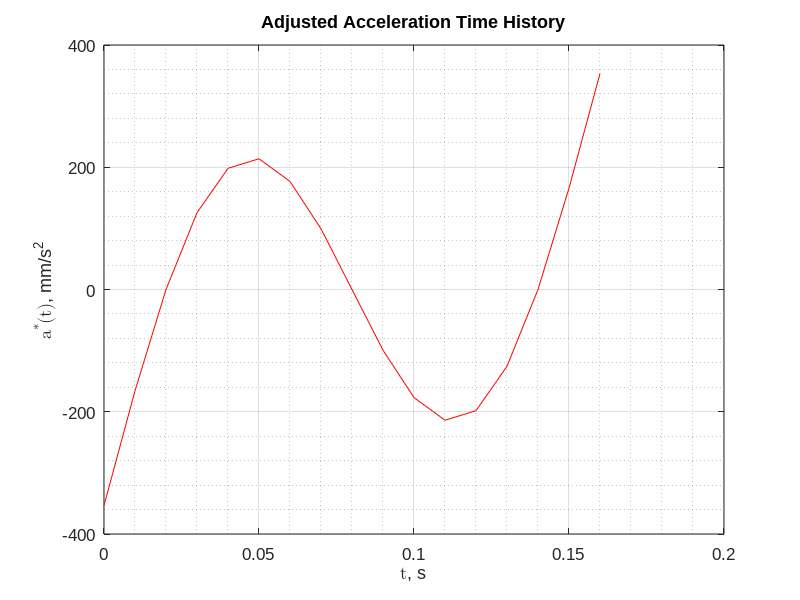
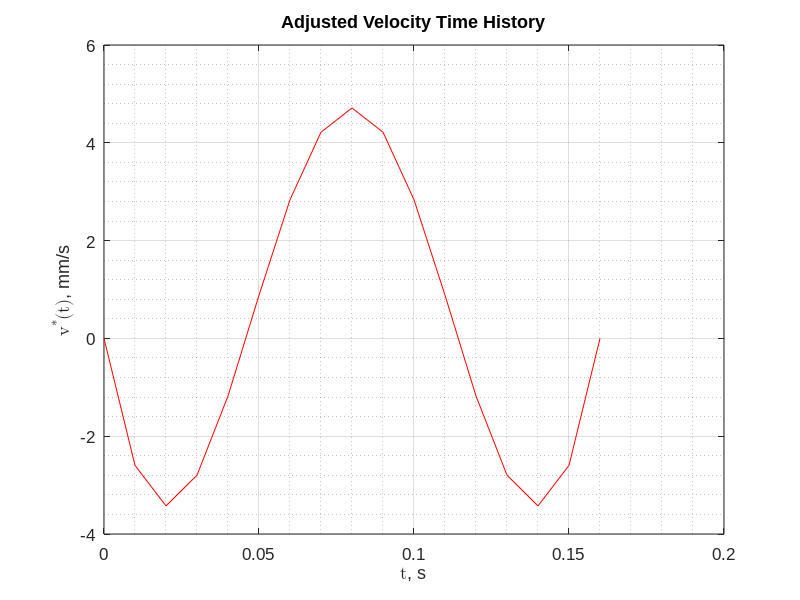
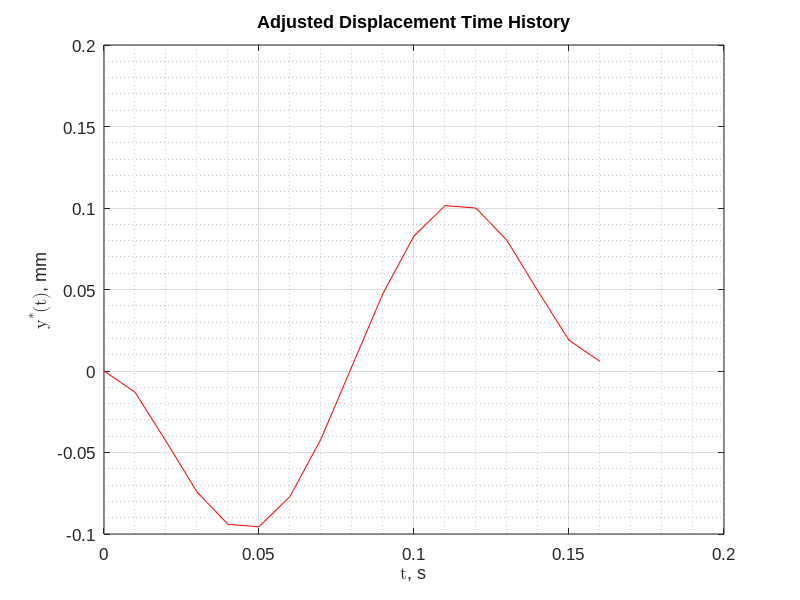

Here is the MATLAB script that generated these plots, in order:
clear all
format longeng


% INPUT PARAMETERS
% --------------------------------------------------------------------------------------------------

dt = 1e-02 ;
T = 0.08 * 2 ;
t = 0:dt:T ;
NT = length(t) ;
N = 3 ; % approximation order = N - 1 (SHOULD BE <= 10)

gamma = 1 / 2 ;
beta = 1 / 4 ;

adjust_accel = true ;
adjust_vel = false ;
adjust_disp = false ;

integrate_corrected_accel = true ;
scale_factor = 2.5 ;

plot_unadjusted = false ;
plot_adjusted = true ;


% GENERATE ACCELERATION TIME HISTORY
% --------------------------------------------------------------------------------------------------

d2u = zeros(1,NT) ;
for i = 1:NT
    d2u(i) = 150 * sin(pi * t(i) / 0.08) ;
end


% COMPUTE NOMINAL TIME HISTORIES WITH NEWMARK
% --------------------------------------------------------------------------------------------------

du = zeros(1,NT) ;
u = zeros(1,NT) ;
for i = 1:NT-1
    du(i+1) = du(i) + (1 - gamma) * dt * d2u(i) + gamma * dt * d2u(i+1) ;
    u(i+1) = u(i) + dt * du(i) + (1 / 2 - beta) * dt^2 * d2u(i) + beta * dt^2 * d2u(i+1) ;
end

%// initialize the adjusted time histories as the unadjusted
d2uStar = d2u ; duStar = du ; uStar = u ;


% COMPUTE ADJUSTED TIME HISTORIES WITH ACCELERATION FIT
% --------------------------------------------------------------------------------------------------

if (adjust_accel == true)
    K = zeros(N,N) ;
    for k = 1:N
        for j = 1:N
            K(k,j) = (j * j + j) * T^(k + j - 1) / (k + j - 1) ;
        end
    end

    [L,U,perm] = lu(K) ; % LU factorization with row-reordering permuation matrix

    I = zeros(N,1) ; i = 1 ;
    while i <= NT-1
        for k = 1:N
            I(k) = I(k) + (1 - gamma) * dt * t(i)^(k - 1) * d2uStar(i) ...
                        + gamma * dt * t(i+1)^(k - 1) * d2uStar(i+1) ;
        end, i = i + 1 ;
    end

    C = U \ (L \ perm * I) ; % solve the LU system
    
    d2P = zeros(1,NT) ; dP = zeros(1,NT) ; P = zeros(1,NT) ;
    for i = 1:NT
        for k = 1:N
            d2P(i) = d2P(i) + (k * k + k) * C(k) * t(i)^(k-1) ;
            dP(i) = dP(i) + (k + 1) * C(k) * t(i)^k ;
            P(i) = P(i) + C(k) * t(i)^(k+1) ;
        end
        d2uStar(i) = d2uStar(i) - d2P(i) ;
        duStar(i) = duStar(i) - dP(i) ;
        uStar(i) = uStar(i) - P(i) ;
    end
end


% COMPUTE ADJUSTED TIME HISTORIES WITH VELOCITY FIT
% --------------------------------------------------------------------------------------------------

if (adjust_vel == true)
    K = zeros(N,N) ;
    for k = 1:N
        for j = 1:N
            K(k,j) = (j + 1) * T^(k + j + 1) / (k + j + 1) ;
        end
    end

    [L,U,perm] = lu(K) ;

    I = zeros(N,1) ; i = 1 ;
    while i <= NT-1
        for k = 1:N
            I(k) = I(k) + dt * t(i)^k * duStar(i) + (0.5 - beta) * dt * dt ...
                        * (t(i)^k * d2uStar(i) + k * t(i)^(k - 1) * duStar(i)) + beta * dt * dt ...
                        * (t(i+1)^k * d2uStar(i+1) + k * t(i+1)^(k - 1) * duStar(i+1)) ;
        end, i = i + 1 ;
    end

    C = U \ (L \ perm * I) ;
    
    d2P = zeros(1,NT) ; dP = zeros(1,NT) ; P = zeros(1,NT) ;
    for i = 1:NT
        for k = 1:N
            d2P(i) = d2P(i) + (k * k + k) * C(k) * t(i)^(k-1) ;
            dP(i) = dP(i) + (k + 1) * C(k) * t(i)^k ;
            P(i) = P(i) + C(k) * t(i)^(k+1) ;
        end
        d2uStar(i) = d2uStar(i) - d2P(i) ;
        duStar(i) = duStar(i) - dP(i) ;
        uStar(i) = uStar(i) - P(i) ;
    end
end


% COMPUTE ADJUSTED TIME HISTORIES WITH DISPLACEMENT FIT
% --------------------------------------------------------------------------------------------------

if (adjust_disp == true)
    K = zeros(N,N) ;
    for k = 1:N
        for j = 1:N
            K(k,j) = T^(k + j + 3) / (k + j + 3) ;
        end
    end

    [L,U,perm] = lu(K) ;

    I = zeros(N,1) ; i = 1 ;
    while i <= NT-1
        for k = 1:N
            I(k) = I(k) + dt * (t(i+1)^(k+1) * uStar(i+1) + t(i)^(k+1) * uStar(i)) ;
        end, i = i + 1 ;
    end, I = I / 2 ;

    C = U \ (L \ perm * I) ;
    
    d2P = zeros(1,NT) ; dP = zeros(1,NT) ; P = zeros(1,NT) ;
    for i = 1:NT
        for k = 1:N
            d2P(i) = d2P(i) + (k * k + k) * C(k) * t(i)^(k-1) ;
            dP(i) = dP(i) + (k + 1) * C(k) * t(i)^k ;
            P(i) = P(i) + C(k) * t(i)^(k+1) ;
        end
        d2uStar(i) = d2uStar(i) - d2P(i) ;
        duStar(i) = duStar(i) - dP(i) ;
        uStar(i) = uStar(i) - P(i) ;
    end
end


% INTEGRATE CORRECTED ACCEL AND APPLY SCALE FACTOR IF DESIRED
% --------------------------------------------------------------------------------------------------

if (integrate_corrected_accel)
    d2uStar = scale_factor * d2uStar ;
    
    for i = 1:NT-1
        duStar(i+1) = duStar(i) + (1 - gamma) * dt * d2uStar(i) + gamma * dt * d2uStar(i+1) ;
        uStar(i+1) = uStar(i) + dt * duStar(i) + (1 / 2 - beta) * dt^2 * d2uStar(i) + beta * dt^2 * d2uStar(i+1) ;
    end
end


% GENERATE PLOTS
% --------------------------------------------------------------------------------------------------

if (plot_unadjusted)
    figure(1)
    plot(t,d2u)
    hold on
    set(gca,'fontname','arial','fontsize',12)
    title('Acceleration Time History')
    ylabel ('\fontname{cambria math}{\ita}({\itt})\fontname{arial}, mm/s^{2}')
    xlabel ('\fontname{cambria math}{\itt}\fontname{arial}, s')
    grid on
    grid minor

    figure(2)
    plot(t,du)
    hold on
    set(gca,'fontname','arial','fontsize',12)
    title('Velocity Time History')
    ylabel ('\fontname{cambria math}{\itv}({\itt})\fontname{arial}, mm/s')
    xlabel ('\fontname{cambria math}{\itt}\fontname{arial}, s')
    grid on
    grid minor

    figure(3)
    plot(t,u)
    hold on
    set(gca,'fontname','arial','fontsize',12)
    title('Displacement Time History')
    ylabel ('\fontname{cambria math}{\ity}({\itt})\fontname{arial}, mm')
    xlabel ('\fontname{cambria math}{\itt}\fontname{arial}, s')
    grid on
    grid minor
end

if (plot_adjusted)
    figure(4)
    plot(t,d2uStar,'color',[1 0 0])
    hold on
    set(gca,'fontname','arial','fontsize',12)
    title('Adjusted Acceleration Time History')
    ylabel ('\fontname{cambria math}{\ita^{*}}({\itt})\fontname{arial}, mm/s^{2}')
    xlabel ('\fontname{cambria math}{\itt}\fontname{arial}, s')
    grid on
    grid minor

    figure(5)
    plot(t,duStar,'color',[1 0 0])
    hold on
    set(gca,'fontname','arial','fontsize',12)
    title('Adjusted Velocity Time History')
    ylabel ('\fontname{cambria math}{\itv^{*}}({\itt})\fontname{arial}, mm/s')
    xlabel ('\fontname{cambria math}{\itt}\fontname{arial}, s')
    grid on
    grid minor

    figure(6)
    plot(t,uStar,'color',[1 0 0])
    hold on
    set(gca,'fontname','arial','fontsize',12)
    title('Adjusted Displacement Time History')
    ylabel ('\fontname{cambria math}{\ity^{*}}({\itt})\fontname{arial}, mm')
    xlabel ('\fontname{cambria math}{\itt}\fontname{arial}, s')
    grid on
    grid minor
end
